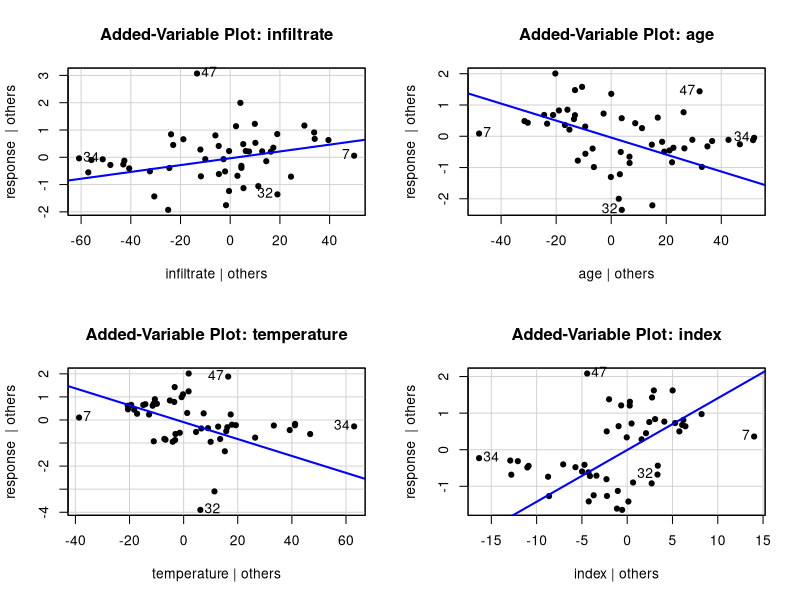
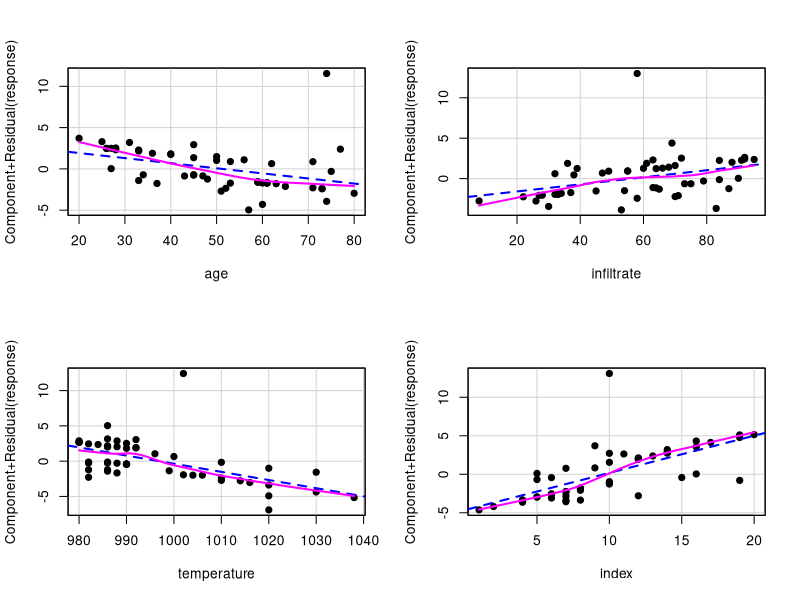
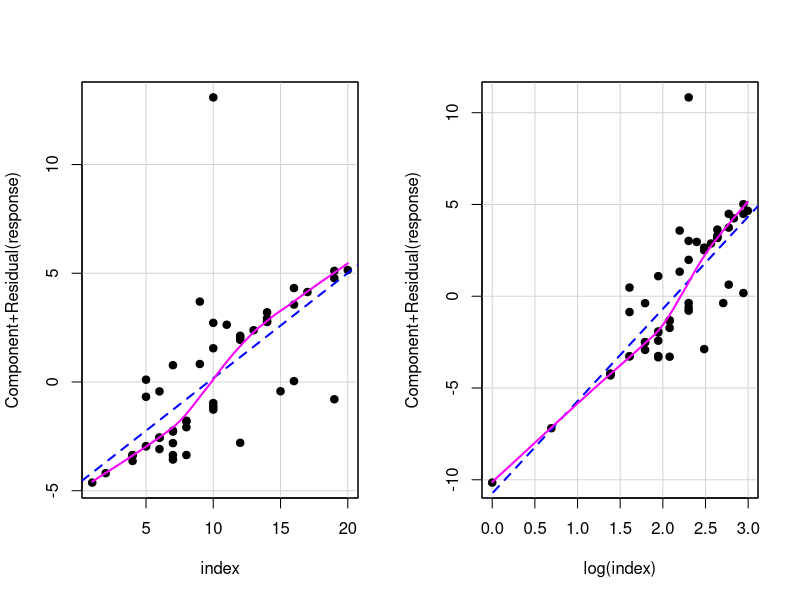
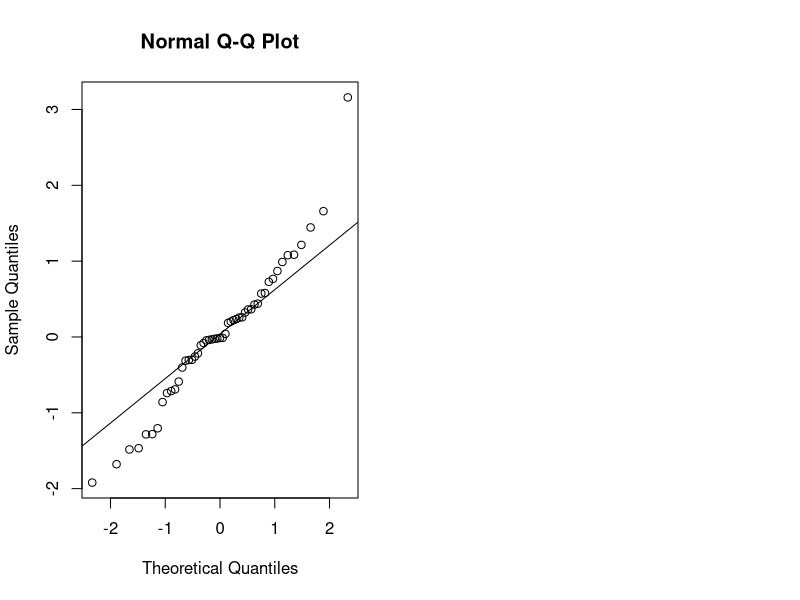

Generate these figures, in order, with R: (Note: this script raises an error after producing the figures.)
## ---- chunk 1
knitr::opts_chunk$set(echo = TRUE)
## ---- chunk 2
#data reading
library(MASS)
library(car)
mydata = read.table("./leukaemia.txt", header=TRUE)
attach(mydata)
# logistic regression model
logmod1 <- glm(response ~ age + smear + infiltrate + index + blasts + temperature, family=binomial,data=mydata)

summary(logmod1)
## ---- chunk 3
cor(mydata)
## ---- chunk 4
backw = step(logmod1, direction="backward",test="Chisq")
summary(backw)
## ---- chunk 5
anova(backw,logmod1,test="Chisq")
## ---- chunk 6
library(car)
par (mfrow=c(2,2))
avPlot(backw, variable=infiltrate, pch=19)
avPlot(backw, variable=age, pch=19)
avPlot(backw, variable=temperature, pch=19)
avPlot(backw, variable=index, pch=19)
## ---- chunk 7
library(car)
par (mfrow=c(2,2))
crPlot(backw, variable=age, pch=19)
crPlot(backw, variable=infiltrate, pch=19)
crPlot(backw, variable=temperature, pch=19)
crPlot(backw, variable=index, pch=19)
## ---- chunk 8
fit <- glm(response ~ age  + log(index)  + temperature + infiltrate , family=binomial, data=mydata)
summary(fit )
## ---- chunk 9
par (mfrow=c(1,2))
crPlot(backw, variable=index, pch=19)
crPlot(fit, variable=log(index), pch=19)
## ---- chunk 10
fit_new <- glm(response ~ age  + log(index)  + temperature , family=binomial, data=mydata)
summary(fit_new)

anova(fit_new,fit,test="Chisq")
## ---- chunk 11
# confidence interval of model
confint(fit)

#confidence interval for odds model p/1-p
exp(confint(fit))
## ---- chunk 12
res.pearson <- residuals(fit, type = "pearson",data=mydata)
stand.pearson.residuals <- res.pearson/(sqrt(1-hatvalues(fit)))

res.deviance <- residuals(fit, type = "deviance",data=mydata)
stand.res.deviance <- rstandard(fit)

res.lik <- sign(response-fitted.values(fit))*sqrt(hatvalues(fit)
*stand.pearson.residuals^2 + (1-hatvalues(fit))*stand.res.deviance^2)
## ---- chunk 13
qqnorm(stand.pearson.residuals)
qqline(stand.pearson.residuals)
## ---- chunk 14
library(car)
residualPlots(fit)
## ---- chunk 15

par(mfrow = c(2, 2))
id = c(1:51)
plot(id,res.deviance/sqrt((1-hatvalues(fit))),ylab="St.Res.Deviance")
abline(h=0)


plot(id,res.deviance/sqrt((1-hatvalues(fit))))
abline(h=0)

plot(id, res.lik, ylab = "St. Res. likelihood")
abline(h=0)

plot(id, stand.pearson.residuals, ylab = "St.Res.Pearson")
abline(h=0)

## ---- chunk 16

par(mfrow = c(1, 2))

plot(id,cooks.distance(fit)) # points of influence if their value is  > 1

plot(id,hatvalues(fit)) # 2p/n = 2*3/51 =6/51= 0.11764705882
## ---- chunk 17
hatvalues(fit)[hatvalues(fit)>0.19607843137]
## ---- chunk 18
par(mfrow = c(1, 1))
library(pROC)
roc(response, fitted.values(fit), smooth=TRUE, plot=TRUE)
